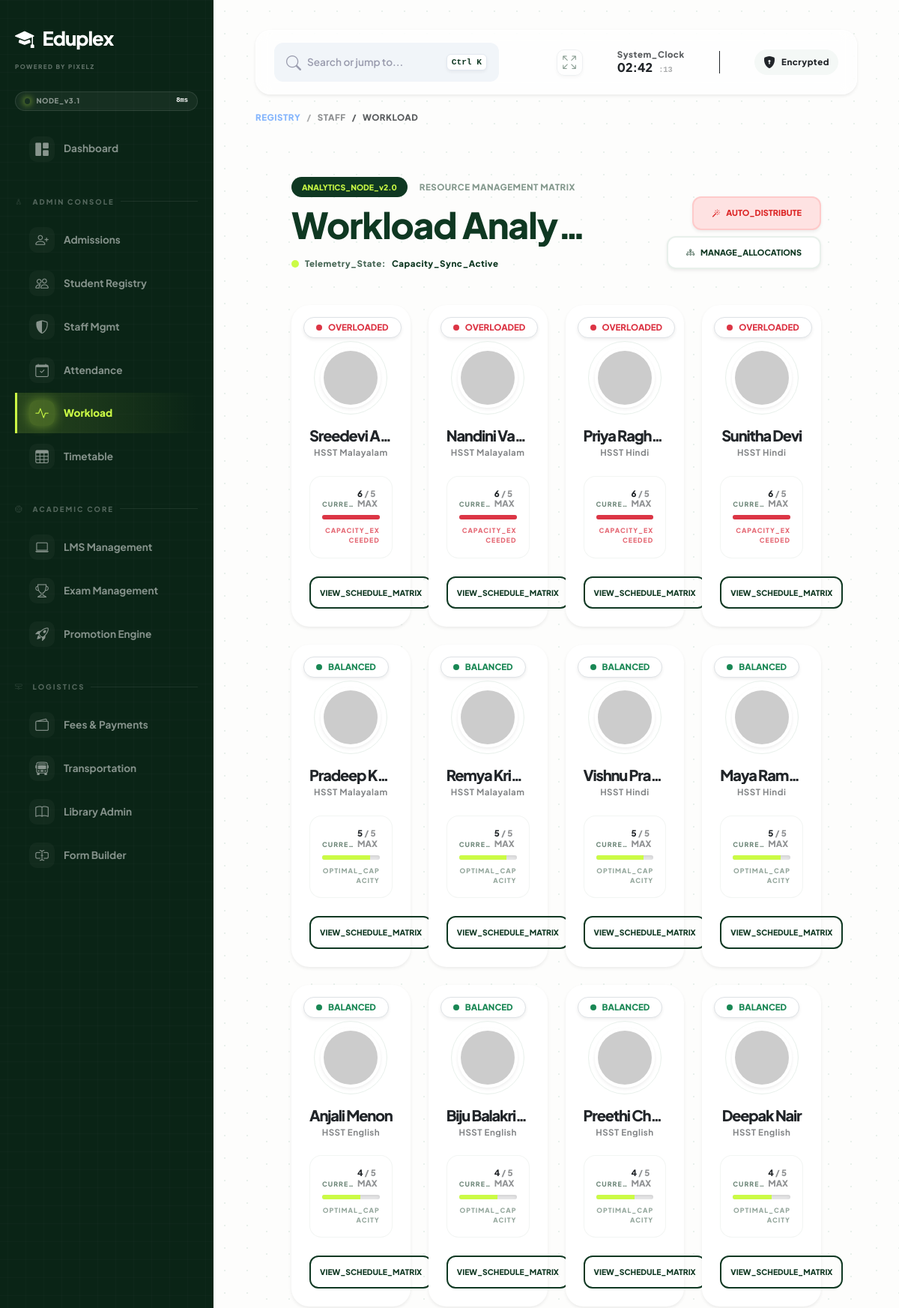
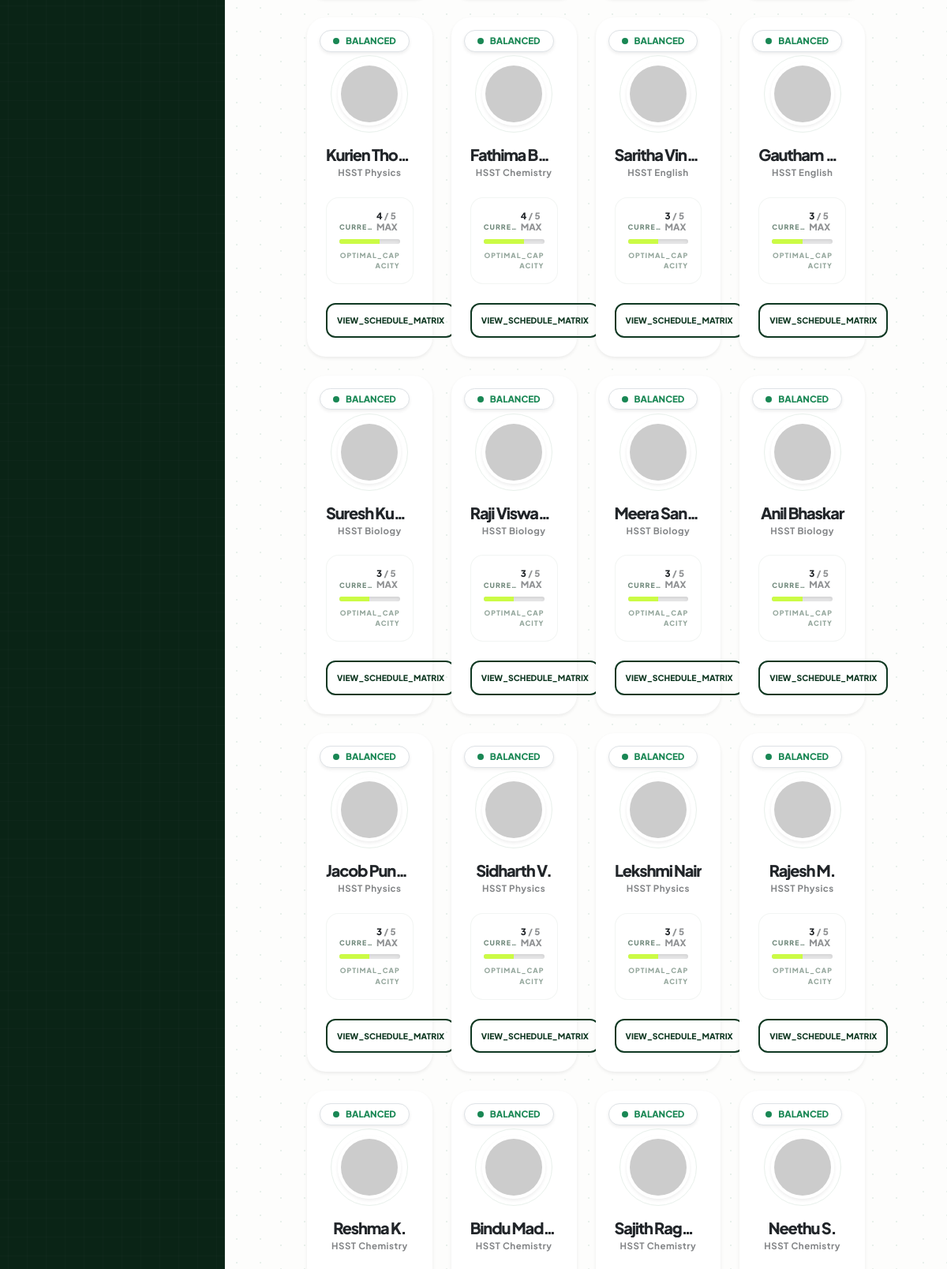
Screenshot of /staff/workload/ (signed in, upper part) with the database file from the repository (2 pictures, top to bottom).
### staff/models.py (models this page shows, shortened)
class Staff(models.Model):
    STATUS_CHOICES = [
        ('Active', 'Active'),
        ('Resigned', 'Resigned'),
        ('On_Leave', 'On Leave'),
    ]
    ROLE_CHOICES = [
        ('Teacher', 'Faculty Member'),
        ('Admin', 'Root Administrator'),
        ('Cashier', 'Financial Officer'),
        ('Librarian', 'Library Admin'),
        ('Office_Staff', 'Front Desk Operations'),
        ('Dept_Admin', 'Department Head'),
    ]
    user = models.OneToOneField(User, on_delete=models.CASCADE)
    staff_id = models.CharField(max_length=20, unique=True, null=True, blank=True)
    department = models.ForeignKey(Department, on_delete=models.SET_NULL, null=True, blank=True)
    designation = models.CharField(max_length=100)
    role = models.CharField(max_length=20, choices=ROLE_CHOICES, default='Teacher') # Added new role field
    qualification = models.CharField(max_length=100, null=True, blank=True)
    joining_date = models.DateField(default=timezone.now, null=True, blank=True)
    phone = models.CharField(max_length=15, null=True, blank=True)
    address = models.TextField(null=True, blank=True)
    is_teaching_staff = models.BooleanField(default=True)
    status = models.CharField(max_length=20, choices=STATUS_CHOICES, default='Active')

### staff/views.py (the view)
# urls.py: path('workload/', views.workload_dashboard, name='workload'),
@login_required
@user_passes_test(is_admin_or_dept_admin)
def workload_dashboard(request):
    teacher_workload = Staff.objects.filter(is_teaching_staff=True).annotate(
        subject_count=Count('allocations')
    ).order_by('-subject_count')
    return render(request, 'workload/dashboard.html', {'teachers': teacher_workload})

### dashboard/templatetags/dashboard_extras.py (called while the page is built)
@register.filter(name='replace_chars')
def replace_chars(value, arg):
    if not value:
        return ""
    try:
        old, new = arg.split(',')
        return str(value).replace(old, new)
    except:
        return value

### staff/views.py (called while the page is built)
def is_admin_or_dept_admin(user):
    return user.is_superuser or user.groups.filter(name__in=['Admin', 'Dept_Admin']).exists()

### templates/workload/dashboard.html (shortened to what this page needs)
{% extends 'base.html' %}
{% block content %}
<div class="theme-wrapper container-fluid p-4 p-lg-5 page-load-animation registry-blueprint">
    <div class="row align-items-end mb-5 gy-4">
        <div class="col-xl-7 col-xxl-8" style="min-width: 0;">
            <div class="d-flex align-items-center gap-3 mb-2">
                <span class="badge-node-tech flex-shrink-0">ANALYTICS_NODE_v2.0</span>
                <h6 class="text-uppercase smallest fw-black ls-1 m-0 text-theme-dark opacity-50 text-truncate">
                    Resource Management Matrix
                </h6>
            </div>
            <h1 class="display-title text-theme-dark tracking-tighter m-0 line-height-1 text-truncate w-100">
                Workload <span class="theme-accent-text-dark">Analytics</span>
            </h1>
            <div class="d-flex align-items-center gap-2 mt-3 text-theme-dark fw-bold">
                <div class="status-pulse-wrapper d-flex align-items-center flex-shrink-0"><span class="status-dot animate-pulse"></span></div>
                <span class="smallest ls-1 fw-black text-nowrap uppercase opacity-75">Telemetry_State:</span>
                <span class="smallest ls-1 fw-black text-nowrap text-theme-accent-dark uppercase">Capacity_Sync_Active</span>
            </div>
        </div>
        <div class="col-xl-5 col-xxl-4 d-flex flex-wrap justify-content-xl-end gap-2">
            {% if request.user.is_superuser %}
            <a href="{% url 'staff:auto_distribute' %}"
               class="btn-terminal-action danger text-nowrap shadow-sm justify-content-center"
               onclick="return confirm('⚠️ SYSTEM OVERRIDE: This will WIPE all current allocations and strictly re-assign teachers based on their designation. This is calculated for ~32 teachers (~4 classes each). Proceed?');">
                <i class="bi bi-magic me-2"></i>AUTO_DISTRIBUTE
            </a>
            {% endif %}
            <a href="{% url 'staff:allocation_list' %}" class="btn-terminal-action standard text-nowrap shadow-sm justify-content-center">
                <i class="bi bi-diagram-3 me-2"></i>MANAGE_ALLOCATIONS
            </a>
        </div>
    </div>
    <div class="row g-4 transition-fade">
        {% for teacher in teachers %}
        <div class="col-xl-3 col-lg-4 col-md-6">
            <div class="card card-terminal border-0 h-100 text-center terminal-node-card shadow-sm position-relative">
                <div class="position-absolute top-0 start-0 m-3">
                    <div class="terminal-badge-status border bg-white shadow-sm m-0">
                        {% if teacher.subject_count == 0 %}
                            <span class="dot-mini bg-secondary"></span>
                            <span class="smallest fw-black uppercase text-secondary">IDLE_NODE</span>
                        {% elif teacher.subject_count > 5 %}
                            <span class="dot-mini bg-danger animate-pulse-danger"></span>
                            <span class="smallest fw-black uppercase text-danger">OVERLOADED</span>
                        {% else %}
                            <span class="dot-mini bg-success"></span>
                            <span class="smallest fw-black uppercase text-success">BALANCED</span>
                        {% endif %}
                    </div>
                </div>
                <div class="card-body p-4 d-flex flex-column align-items-center mt-4">
                    <div class="terminal-avatar-wrapper mb-3 flex-shrink-0">
                        {% if teacher.photo %}
                            <img src="{{ teacher.photo.url }}" class="avatar-terminal shadow-sm" width="80" height="80">
                        {% else %}
                            <img src="https://ui-avatars.com/api/?name={{ teacher.user.get_full_name }}&background=0f3822&color=cbfb45&size=128&bold=true" class="avatar-terminal shadow-sm" width="80" height="80">
                        {% endif %}
                    </div>
                    <h5 class="fw-black text-theme-dark mb-1 tracking-tighter text-capitalize text-truncate w-100">{{ teacher.user.get_full_name }}</h5>
                    <p class="smallest fw-bold text-muted uppercase ls-1 mb-4 text-truncate w-100 opacity-75">{{ teacher.designation|default:"General Staff" }}</p>
                    <div class="terminal-data-strip w-100 p-3 mb-4 border text-start bg-white">
                        <div class="d-flex justify-content-between align-items-end mb-2">
                            <span class="label-micro m-0 text-truncate">CURRENT_LOAD</span>
                            <span class="smallest fw-black text-theme-dark">{{ teacher.subject_count }} <span class="opacity-50">/ 5 MAX</span></span>
                        </div>
                        <div class="progress bg-dark bg-opacity-10 shadow-inner" style="height: 6px; border-radius: 10px;">
                            <div class="progress-bar
                                {% if teacher.subject_count > 5 %}bg-danger
                                {% elif teacher.subject_count == 0 %}bg-secondary
                                {% else %}bg-theme-accent{% endif %}"
                                role="progressbar"
                                style="width: {% widthratio teacher.subject_count 6 100 %}%;"
                                aria-valuenow="{{ teacher.subject_count }}" aria-valuemin="0" aria-valuemax="6">
                            </div>
                        </div>
                        <div class="mt-2 text-end">
                            <span class="label-micro m-0 opacity-75 {% if teacher.subject_count > 5 %}text-danger{% endif %}">
                                {% if teacher.subject_count > 5 %}
                                    CAPACITY_EXCEEDED
                                {% elif teacher.subject_count == 0 %}
                                    ZERO_ALLOCATION
                                {% else %}
                                    OPTIMAL_CAPACITY
                                {% endif %}
                            </span>
                        </div>
                    </div>
                    <div class="mt-auto w-100 d-grid">
                        <a href="{% url 'staff:staff_detail' teacher.id %}" class="btn-terminal-outline w-100 text-nowrap">VIEW_SCHEDULE_MATRIX</a>
                    </div>
                </div>
            </div>
        </div>
        {% endfor %}
    </div>
</div>
{% endblock %}

### templates/base.html (style rules this page uses)
:root { --bg-body: #fdfdfc; --bg-sidebar: #0a2416; --primary-lime: #cbfb45; --theme-accent-dark: #217346; --text-muted: #9a9cae; --white: #ffffff; --transition-smooth: all 0.4s cubic-bezier(0.16, 1, 0.3, 1); --sidebar-width: 285px; }
html, body { height: 100%; width: 100%; margin: 0; padding: 0; overflow: hidden; background-color: var(--bg-body); font-family: 'Plus Jakarta Sans', sans-serif; -webkit-tap-highlight-color: transparent; }
.animate-pulse { animation: pulse-neon 2s infinite; }

### templates/workload/dashboard.html (style rules this page uses)
:root { --bg-sage: #e8f0eb; --theme-dark: #0f3822; --theme-accent: #cbfb45; --theme-accent-dark: #217346; --bg-light: #fdfdfc; --white: #ffffff; }
.theme-wrapper { font-family: 'Plus Jakarta Sans', sans-serif; background-color: var(--bg-light); min-height: 100vh; color: var(--theme-dark); overflow-x: hidden; }
.registry-blueprint { background-image: radial-gradient(var(--bg-sage) 1.5px, transparent 1.5px); background-size: 30px 30px; }
.fw-black { font-weight: 900; }
.display-title { font-weight: 900; font-size: 3rem; letter-spacing: -2px; }
.tracking-tighter { letter-spacing: -1.2px !important; }
.ls-1 { letter-spacing: 0.5px !important; }
.smallest { font-size: 0.72rem; line-height: 1.2; }
.text-nowrap { white-space: nowrap !important; }
.text-truncate { overflow: hidden; text-overflow: ellipsis; white-space: nowrap; }
.label-micro { font-size: 0.55rem; font-weight: 900; color: rgba(15, 56, 34, 0.6); text-transform: uppercase; letter-spacing: 1px; display: block; }
.badge-node-tech { background: var(--theme-dark); color: var(--theme-accent); padding: 6px 14px; border-radius: 50px; font-weight: 900; font-size: 0.65rem; }
.terminal-node-card { background: #ffffff; border: 2px solid var(--white); border-radius: 24px; transition: 0.4s cubic-bezier(0.16, 1, 0.3, 1); }
.terminal-avatar-wrapper { position: relative; padding: 8px; border: 1.5px solid var(--bg-sage); border-radius: 50%; transition: 0.4s; display: inline-block; }
.avatar-terminal { border-radius: 50%; object-fit: cover; border: 4px solid var(--white); transition: 0.4s cubic-bezier(0.16, 1, 0.3, 1); }
.terminal-data-strip { background: #fdfdfd; border-radius: 16px; border: 1px solid rgba(15, 56, 34, 0.05) !important; }
.terminal-badge-status { display: inline-flex; align-items: center; gap: 8px; padding: 6px 16px; border-radius: 50px; }
.dot-mini { width: 8px; height: 8px; border-radius: 50%; }
.status-dot { width: 10px; height: 10px; border-radius: 50%; background: #cbfb45; }
.btn-terminal-action { border: none; padding: 12px 24px; border-radius: 12px; font-weight: 900; font-size: 0.68rem; text-transform: uppercase; text-decoration: none; transition: 0.3s; display: inline-flex; align-items: center; }
.btn-terminal-action.standard { background: var(--white); color: var(--theme-dark); border: 2px solid var(--bg-sage); }
.btn-terminal-action.danger { background: #fee2e2; color: #dc2626; border: 2px solid #fecaca; }
.btn-terminal-outline { background: transparent; border: 2px solid var(--theme-dark); color: var(--theme-dark); border-radius: 12px; font-weight: 900; font-size: 0.65rem; padding: 12px; text-transform: uppercase; transition: 0.3s; text-decoration: none; display: flex; align-items: center; justify-content: center; }
.bg-theme-accent { background-color: var(--theme-accent) !important; }
.shadow-inner { box-shadow: inset 0 2px 4px rgba(0,0,0,0.1); }
.page-load-animation { animation: slideUpFade 0.6s cubic-bezier(0.16, 1, 0.3, 1) forwards; }
.animate-pulse { animation: pulse-neon 2s infinite; }
.animate-pulse-danger { animation: pulse-danger 2s infinite; }

### rows the page displays
Staff: shows "OVERLOADED", user.get_full_name "Sreedevi A…", designation "HSST Malayalam", subject_count "6", shows "CAPACITY_EXCEEDED"
Staff: shows "OVERLOADED", user.get_full_name "Nandini Va…", designation "HSST Malayalam", subject_count "6", shows "CAPACITY_EXCEEDED"
Staff: shows "OVERLOADED", user.get_full_name "Priya Ragh…", designation "HSST Hindi", subject_count "6", shows "CAPACITY_EXCEEDED"
Staff: shows "OVERLOADED", user.get_full_name "Sunitha Devi", designation "HSST Hindi", subject_count "6", shows "CAPACITY_EXCEEDED"
Staff: shows "BALANCED", user.get_full_name "Pradeep K…", designation "HSST Malayalam", subject_count "5", shows "OPTIMAL_CAPACITY"
Staff: shows "BALANCED", user.get_full_name "Remya Kris…", designation "HSST Malayalam", subject_count "5", shows "OPTIMAL_CAPACITY"
Staff: shows "BALANCED", user.get_full_name "Vishnu Pra…", designation "HSST Hindi", subject_count "5", shows "OPTIMAL_CAPACITY"
Staff: shows "BALANCED", user.get_full_name "Maya Ram…", designation "HSST Hindi", subject_count "5", shows "OPTIMAL_CAPACITY"
Staff: shows "BALANCED", user.get_full_name "Anjali Menon", designation "HSST English", subject_count "4", shows "OPTIMAL_CAPACITY"
Staff: shows "BALANCED", user.get_full_name "Biju Balakri…", designation "HSST English", subject_count "4", shows "OPTIMAL_CAPACITY"
Staff: shows "BALANCED", user.get_full_name "Preethi Ch…", designation "HSST English", subject_count "4", shows "OPTIMAL_CAPACITY"
Staff: shows "BALANCED", user.get_full_name "Deepak Nair", designation "HSST English", subject_count "4", shows "OPTIMAL_CAPACITY"
Staff: shows "BALANCED", user.get_full_name "Kurien Tho…", designation "HSST Physics", subject_count "4", shows "OPTIMAL_CAPACITY"
Staff: shows "BALANCED", user.get_full_name "Fathima B…", designation "HSST Chemistry", subject_count "4", shows "OPTIMAL_CAPACITY"
Staff: shows "BALANCED", user.get_full_name "Saritha Vin…", designation "HSST English", subject_count "3", shows "OPTIMAL_CAPACITY"
Staff: shows "BALANCED", user.get_full_name "Gautham…", designation "HSST English", subject_count "3", shows "OPTIMAL_CAPACITY"
Staff: shows "BALANCED", user.get_full_name "Suresh Ku…", designation "HSST Biology", subject_count "3", shows "OPTIMAL_CAPACITY"
Staff: shows "BALANCED", user.get_full_name "Raji Viswa…", designation "HSST Biology", subject_count "3", shows "OPTIMAL_CAPACITY"
Staff: shows "BALANCED", user.get_full_name "Meera San…", designation "HSST Biology", subject_count "3", shows "OPTIMAL_CAPACITY"
Staff: shows "BALANCED", user.get_full_name "Anil Bhaskar", designation "HSST Biology", subject_count "3", shows "OPTIMAL_CAPACITY"
Staff: shows "BALANCED", user.get_full_name "Jacob Pun…", designation "HSST Physics", subject_count "3", shows "OPTIMAL_CAPACITY"
Staff: shows "BALANCED", user.get_full_name "Sidharth V.", designation "HSST Physics", subject_count "3", shows "OPTIMAL_CAPACITY"
Staff: shows "BALANCED", user.get_full_name "Lekshmi Nair", designation "HSST Physics", subject_count "3", shows "OPTIMAL_CAPACITY"
Staff: shows "BALANCED", user.get_full_name "Rajesh M.", designation "HSST Physics", subject_count "3", shows "OPTIMAL_CAPACITY"
Staff: shows "BALANCED", user.get_full_name "Reshma K.", designation "HSST Chemistry"
Staff: shows "BALANCED", user.get_full_name "Bindu Mad…", designation "HSST Chemistry"
Staff: shows "BALANCED", user.get_full_name "Sajith Ragh…", designation "HSST Chemistry"
Staff: shows "BALANCED", user.get_full_name "Neethu S.", designation "HSST Chemistry"

### other values shown
{{ request.resolver_match.app_name }} "STAFF"
{{ request.resolver_match.url_name|replace_chars:"_, " }} "WORKLOAD"
